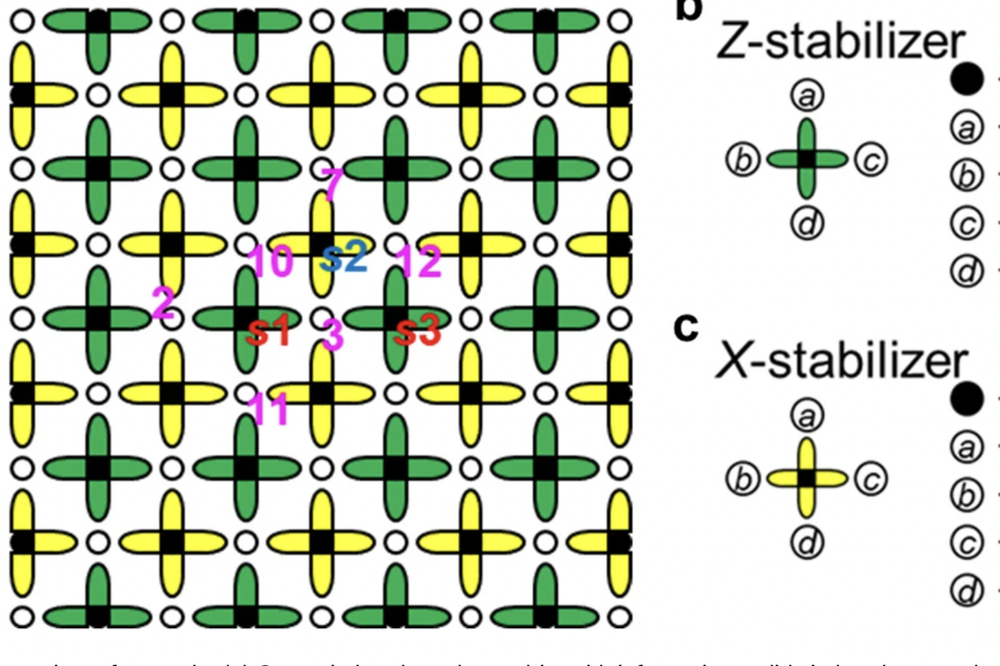
#> input picture 2025/HCultivationSurfaceCode/fig/unrotated.png, 1000 x 666 px, shrunk from 1576 x 1050 before the run, found by its file name
$ jupyter execute --allow-errors Analysis_d2.ipynb
#> lines starting #> are read from the running program, lines starting #| are printed output that depends on the picture
[cell 1]
from __future__ import annotations

import sys
sys.path.append("../StateVecSimulator/latte")
sys.path.append("../StateVecSimulator")

import numpy as np

#> (the rest of this cell did not finish here and is left out)

[cell 2]
# Crop image to 50% width and height while preserving original
from PIL import Image
img = Image.open("./fig/unrotated.png")
#> img is the input picture: PIL image 1000x666 RGBA; mean R, G, B, A 204.8, 210.3, 194.2, 255
width, height = img.size
#> width = 1000; height = 666
new_width = width *0.335
#> new_width = 335
new_height = height * 0.5
#> new_height = 333
cropped_img = img.crop((0, 0, new_width, new_height))
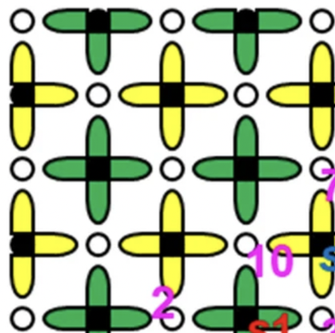
#> cropped_img: PIL image 335x333 RGBA; mean R, G, B, A 181.2, 189.2, 164, 255
cropped_img.save("./fig/unrotated_cropped.png")
#> (the rest of this cell did not finish here and is left out)


$ run again, with 2025/HCultivationSurfaceCode/fig/success_vs_acceptance_d2.png copied over 2025/HCultivationSurfaceCode/fig/unrotated.png
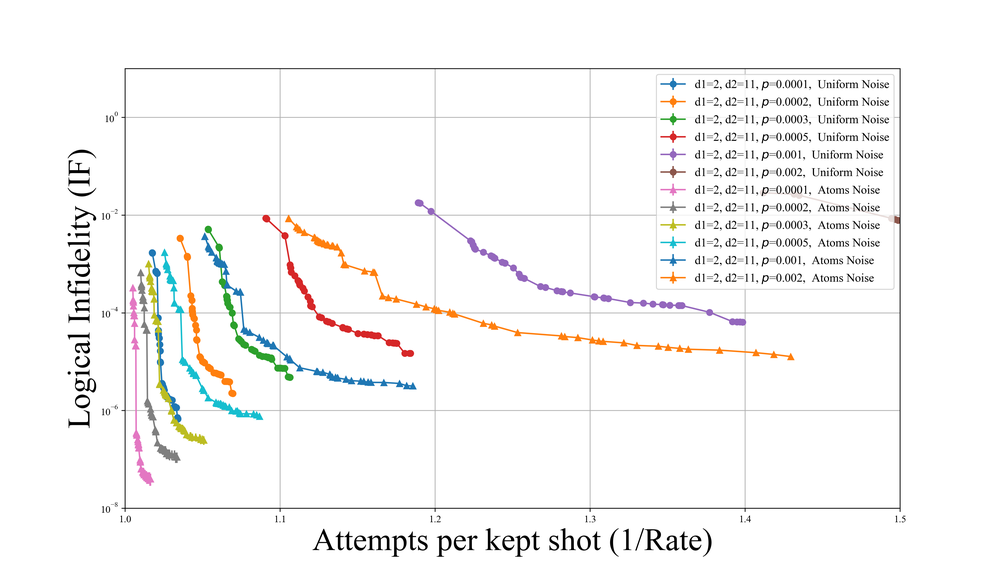
#> input picture 2025/HCultivationSurfaceCode/fig/success_vs_acceptance_d2.png, 1000 x 571 px, shrunk from 4200 x 2400 before the run, found by its file name
#> img is the input picture: PIL image 1000x571 RGBA; mean R, G, B, A 247.5, 247, 246.5, 255
#> `cropped_img = img.crop((0, 0, new_width, new_height))`:
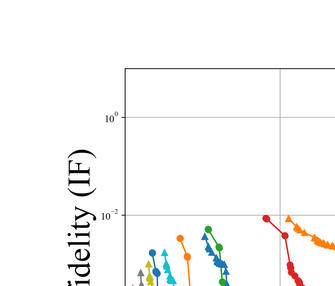
#> cropped_img: PIL image 335x286 RGBA; mean R, G, B, A 249.2, 248.9, 248.2, 255
